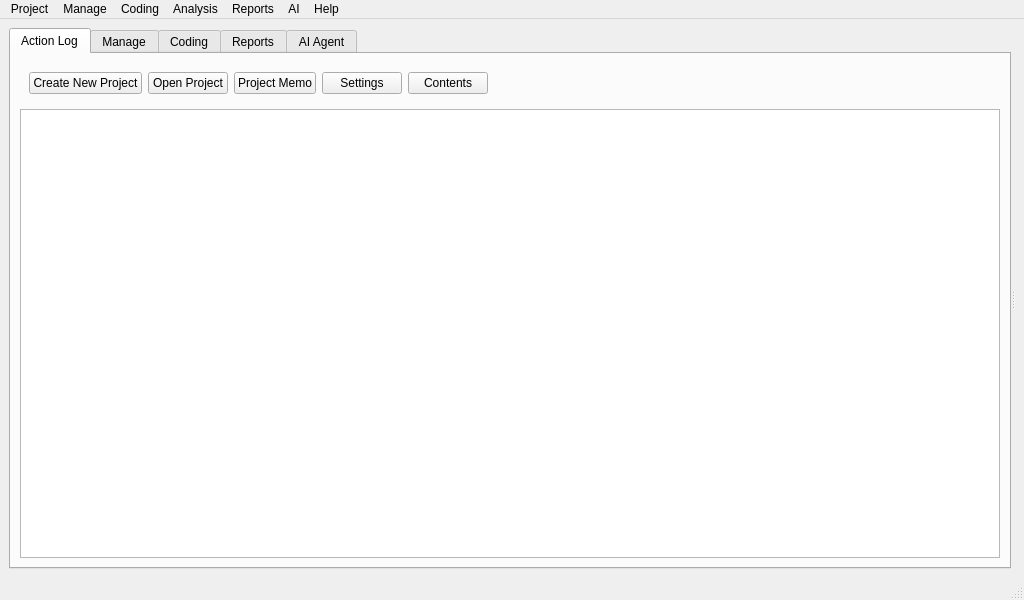
<?xml version="1.0" encoding="UTF-8"?>
<ui version="4.0">
 <class>MainWindow</class>
 <widget class="QMainWindow" name="MainWindow">
  <property name="geometry">
   <rect>
    <x>0</x>
    <y>0</y>
    <width>1024</width>
    <height>600</height>
   </rect>
  </property>
  <property name="windowTitle">
   <string>QualCoder</string>
  </property>
  <widget class="QWidget" name="centralwidget">
   <layout class="QHBoxLayout" name="horizontalLayout">
    <item>
     <widget class="QSplitter" name="splitter">
      <property name="frameShape">
       <enum>QFrame::Shape::NoFrame</enum>
      </property>
      <property name="orientation">
       <enum>Qt::Orientation::Horizontal</enum>
      </property>
      <property name="childrenCollapsible">
       <bool>false</bool>
      </property>
      <widget class="QTabWidget" name="tabWidget">
       <property name="tabPosition">
        <enum>QTabWidget::TabPosition::North</enum>
       </property>
       <property name="tabShape">
        <enum>QTabWidget::TabShape::Rounded</enum>
       </property>
       <property name="currentIndex">
        <number>0</number>
       </property>
       <widget class="QWidget" name="tab_action_log">
        <attribute name="title">
         <string>Action Log</string>
        </attribute>
        <layout class="QVBoxLayout" name="verticalLayout_action_log">
         <item>
          <widget class="QFrame" name="action_log_button_bar">
           <property name="frameShape">
            <enum>QFrame::Shape::NoFrame</enum>
           </property>
           <property name="frameShadow">
            <enum>QFrame::Shadow::Plain</enum>
           </property>
           <layout class="QHBoxLayout" name="horizontalLayout_action_log">
            <property name="contentsMargins">
             <rect>
              <x>0</x>
              <y>0</y>
              <width>0</width>
              <height>0</height>
             </rect>
            </property>
            <item>
             <widget class="QPushButton" name="pushButton_new_project">
              <property name="text">
               <string>Create New Project</string>
              </property>
             </widget>
            </item>
            <item>
             <widget class="QPushButton" name="pushButton_open_project">
              <property name="text">
               <string>Open Project</string>
              </property>
             </widget>
            </item>
            <item>
             <widget class="QPushButton" name="pushButton_project_memo">
              <property name="text">
               <string>Project Memo</string>
              </property>
             </widget>
            </item>
            <item>
             <widget class="QPushButton" name="pushButton_settings">
              <property name="text">
               <string>Settings</string>
              </property>
             </widget>
            </item>
            <item>
             <widget class="QPushButton" name="pushButton_help">
              <property name="text">
               <string>Contents</string>
              </property>
             </widget>
            </item>
            <item>
             <spacer name="horizontalSpacer_action_log">
              <property name="orientation">
               <enum>Qt::Orientation::Horizontal</enum>
              </property>
              <property name="sizeHint" stdset="0">
               <size>
                <width>40</width>
                <height>20</height>
               </size>
              </property>
             </spacer>
            </item>
           </layout>
          </widget>
         </item>
         <item>
          <widget class="QTextEdit" name="textEdit"/>
         </item>
        </layout>
       </widget>
       <widget class="QWidget" name="tab_manage">
        <attribute name="title">
         <string>Manage</string>
        </attribute>
        <widget class="QTextBrowser" name="textBrowser_manage">
         <property name="geometry">
          <rect>
           <x>10</x>
           <y>10</y>
           <width>780</width>
           <height>500</height>
          </rect>
         </property>
         <property name="plainText">
          <string>Select an option from the Manage menu</string>
         </property>
         <property name="openExternalLinks">
          <bool>true</bool>
         </property>
        </widget>
       </widget>
       <widget class="QWidget" name="tab_coding">
        <attribute name="title">
         <string>Coding</string>
        </attribute>
        <widget class="QTextBrowser" name="textBrowser_coding">
         <property name="geometry">
          <rect>
           <x>10</x>
           <y>10</y>
           <width>780</width>
           <height>500</height>
          </rect>
         </property>
         <property name="plainText">
          <string>Select an option from the coding menu</string>
         </property>
         <property name="openExternalLinks">
          <bool>true</bool>
         </property>
        </widget>
       </widget>
       <widget class="QWidget" name="tab_reports">
        <attribute name="title">
         <string>Reports</string>
        </attribute>
        <widget class="QTextBrowser" name="textBrowser_reports">
         <property name="geometry">
          <rect>
           <x>10</x>
           <y>10</y>
           <width>780</width>
           <height>500</height>
          </rect>
         </property>
         <property name="plainText">
          <string>Select an option from the Analysis or Reports menu</string>
         </property>
         <property name="openExternalLinks">
          <bool>true</bool>
         </property>
        </widget>
       </widget>
       <widget class="QWidget" name="tab_ai_agent">
        <attribute name="title">
         <string>AI Agent</string>
        </attribute>
       </widget>
      </widget>
      <widget class="QWidget" name="sidebar" native="true">
       <property name="sizePolicy">
        <sizepolicy hsizetype="Minimum" vsizetype="Preferred">
         <horstretch>0</horstretch>
         <verstretch>0</verstretch>
        </sizepolicy>
       </property>
       <property name="minimumSize">
        <size>
         <width>0</width>
         <height>0</height>
        </size>
       </property>
       <layout class="QHBoxLayout" name="horizontalLayout_2">
        <property name="spacing">
         <number>6</number>
        </property>
        <property name="leftMargin">
         <number>0</number>
        </property>
        <property name="topMargin">
         <number>0</number>
        </property>
        <property name="rightMargin">
         <number>0</number>
        </property>
        <property name="bottomMargin">
         <number>0</number>
        </property>
        <item>
         <widget class="QFrame" name="sidebar_frame">
          <property name="frameShape">
           <enum>QFrame::Shape::NoFrame</enum>
          </property>
          <property name="frameShadow">
           <enum>QFrame::Shadow::Plain</enum>
          </property>
          <layout class="QHBoxLayout" name="horizontalLayout_3">
           <property name="leftMargin">
            <number>0</number>
           </property>
           <property name="topMargin">
            <number>0</number>
           </property>
           <property name="rightMargin">
            <number>0</number>
           </property>
           <property name="bottomMargin">
            <number>0</number>
           </property>
          </layout>
         </widget>
        </item>
       </layout>
      </widget>
     </widget>
    </item>
   </layout>
  </widget>
  <widget class="QMenuBar" name="menubar">
   <property name="geometry">
    <rect>
     <x>0</x>
     <y>0</y>
     <width>1024</width>
     <height>33</height>
    </rect>
   </property>
   <widget class="QMenu" name="menuProject">
    <property name="title">
     <string>Project</string>
    </property>
    <widget class="QMenu" name="menuOpen_Recent_Project">
     <property name="title">
      <string>Open Recent Project</string>
     </property>
     <addaction name="actionNone"/>
    </widget>
    <widget class="QMenu" name="menuExport">
     <property name="title">
      <string>Export</string>
     </property>
     <addaction name="actionProject_Exchange_Export"/>
     <addaction name="actionREFI_Codebook_export"/>
     <addaction name="actionExport_codebook"/>
     <addaction name="actionExport_codebook_with_memos"/>
    </widget>
    <widget class="QMenu" name="menuImport">
     <property name="title">
      <string>Import</string>
     </property>
     <addaction name="actionREFI_Codebook_import"/>
     <addaction name="actionREFI_QDA_Project_import"/>
     <addaction name="actionTaguette_import"/>
     <addaction name="actionRQDA_Project_import"/>
     <addaction name="actionSonal_import"/>
     <addaction name="actionImport_plain_text_codes_list"/>
    </widget>
    <addaction name="actionCreate_New_Project"/>
    <addaction name="actionOpen_Project"/>
    <addaction name="menuOpen_Recent_Project"/>
    <addaction name="actionClose_Project"/>
    <addaction name="actionProject_Memo"/>
    <addaction name="actionSettings"/>
    <addaction name="actionProject_summary"/>
    <addaction name="separator"/>
    <addaction name="menuImport"/>
    <addaction name="menuExport"/>
    <addaction name="separator"/>
    <addaction name="actionExit"/>
   </widget>
   <widget class="QMenu" name="menuFiles_and_Cases">
    <property name="title">
     <string>Manage</string>
    </property>
    <addaction name="actionManage_files"/>
    <addaction name="actionManage_cases"/>
    <addaction name="actionManage_journals"/>
    <addaction name="actionManage_attributes"/>
    <addaction name="actionManage_references"/>
    <addaction name="actionManage_bad_links_to_files"/>
   </widget>
   <widget class="QMenu" name="menuCoding">
    <property name="title">
     <string>Coding</string>
    </property>
    <addaction name="actionCodes"/>
    <addaction name="actionCode_image"/>
    <addaction name="actionCode_audio_video"/>
    <addaction name="actionCode_pdf"/>
    <addaction name="actionAI_assisted_coding"/>
    <addaction name="actionCode_organiser"/>
    <addaction name="actionColour_scheme"/>
   </widget>
   <widget class="QMenu" name="menuReports">
    <property name="title">
     <string>Reports</string>
    </property>
    <addaction name="actionCoding_comparison"/>
    <addaction name="actionCoding_comparison_by_file"/>
    <addaction name="actionCode_comparison_table"/>
    <addaction name="actionCode_frequencies"/>
    <addaction name="actionFile_summary"/>
    <addaction name="actionCode_summary"/>
    <addaction name="actionCharts"/>
    <addaction name="actionSQL_statements"/>
    <addaction name="separator"/>
   </widget>
   <widget class="QMenu" name="menuHelp">
    <property name="title">
     <string>Help</string>
    </property>
    <addaction name="actionContents"/>
    <addaction name="actionAsk_the_AI_Agent"/>
    <addaction name="actionAbout"/>
    <addaction name="actionSpecial_functions"/>
    <addaction name="actionMenu_Key_Shortcuts"/>
   </widget>
   <widget class="QMenu" name="menuAI">
    <property name="title">
     <string>AI</string>
    </property>
    <addaction name="actionAI_Agent"/>
    <addaction name="actionAI_Agent_Sidebar"/>
    <addaction name="actionAI_Search_and_Coding"/>
    <addaction name="actionAI_Prompts"/>
    <addaction name="separator"/>
    <addaction name="actionCheck_project_AI_readiness"/>
    <addaction name="actionAI_Setup_wizard"/>
    <addaction name="actionAI_Configuration"/>
    <addaction name="actionAI_Rebuild_internal_memory"/>
   </widget>
   <widget class="QMenu" name="menuAnalysis">
    <property name="title">
     <string>Analysis</string>
    </property>
    <widget class="QMenu" name="menuAI_assisted_analysis">
     <property name="title">
      <string>AI assisted analysis</string>
     </property>
     <property name="toolTipsVisible">
      <bool>true</bool>
     </property>
     <addaction name="actionAI_topic_exploration"/>
     <addaction name="actionAI_text_analysis"/>
     <addaction name="actionAI_code_analysis"/>
    </widget>
    <addaction name="actionCoding_reports"/>
    <addaction name="actionCode_co_occurrence"/>
    <addaction name="actionCode_relations"/>
    <addaction name="actionCode_text_exact_matches"/>
    <addaction name="actionText_segments_by_codes"/>
    <addaction name="actionView_Graph"/>
    <addaction name="menuAI_assisted_analysis"/>
   </widget>
   <addaction name="menuProject"/>
   <addaction name="menuFiles_and_Cases"/>
   <addaction name="menuCoding"/>
   <addaction name="menuAnalysis"/>
   <addaction name="menuReports"/>
   <addaction name="menuAI"/>
   <addaction name="menuHelp"/>
  </widget>
  <widget class="QStatusBar" name="statusbar"/>
  <action name="actionCreate_New_Project">
   <property name="text">
    <string>Create New Project</string>
   </property>
  </action>
  <action name="actionOpen_Project">
   <property name="text">
    <string>Open Project</string>
   </property>
  </action>
  <action name="actionClose_Project">
   <property name="text">
    <string>Close Project</string>
   </property>
  </action>
  <action name="actionProject_Memo">
   <property name="text">
    <string>Project Memo</string>
   </property>
  </action>
  <action name="actionSettings">
   <property name="text">
    <string>Settings</string>
   </property>
  </action>
  <action name="actionExit">
   <property name="text">
    <string>Exit</string>
   </property>
  </action>
  <action name="actionManage_files">
   <property name="text">
    <string>Files</string>
   </property>
  </action>
  <action name="actionManage_cases">
   <property name="text">
    <string>Cases</string>
   </property>
  </action>
  <action name="actionFile_categories">
   <property name="text">
    <string>File categories</string>
   </property>
  </action>
  <action name="actionManage_journals">
   <property name="text">
    <string>Journals</string>
   </property>
  </action>
  <action name="actionCodes">
   <property name="text">
    <string>Code text</string>
   </property>
  </action>
  <action name="actionCategories">
   <property name="text">
    <string>Categories</string>
   </property>
  </action>
  <action name="actionCodebook">
   <property name="text">
    <string>Codebook</string>
   </property>
  </action>
  <action name="actionAssign_Attributes">
   <property name="text">
    <string>Assign Attributes</string>
   </property>
  </action>
  <action name="actionManage_Attributes">
   <property name="text">
    <string>Manage Attributes</string>
   </property>
  </action>
  <action name="actionImport_Attributes">
   <property name="text">
    <string>Import Attributes</string>
   </property>
  </action>
  <action name="actionCoding_reports">
   <property name="text">
    <string>Code retrieval</string>
   </property>
  </action>
  <action name="actionCoding_summary">
   <property name="text">
    <string>Coding summary</string>
   </property>
  </action>
  <action name="actionSQL_statements">
   <property name="text">
    <string>Database queries</string>
   </property>
  </action>
  <action name="actionContents">
   <property name="text">
    <string>Contents</string>
   </property>
  </action>
  <action name="actionAbout">
   <property name="text">
    <string>About</string>
   </property>
  </action>
  <action name="actionImport_survey">
   <property name="text">
    <string>Import survey</string>
   </property>
  </action>
  <action name="actionManage_attributes">
   <property name="text">
    <string>Attributes</string>
   </property>
  </action>
  <action name="actionFrequency_table">
   <property name="text">
    <string>Frequency table</string>
   </property>
  </action>
  <action name="actionCoding_comparison">
   <property name="text">
    <string>Coding comparison</string>
   </property>
  </action>
  <action name="actionText_mining">
   <property name="text">
    <string>Text mining</string>
   </property>
  </action>
  <action name="actionView_Graph">
   <property name="text">
    <string>Graph</string>
   </property>
  </action>
  <action name="actionExport_codebook">
   <property name="text">
    <string>Export codebook as ODT file</string>
   </property>
  </action>
  <action name="actionCode_image">
   <property name="text">
    <string>Code image</string>
   </property>
  </action>
  <action name="actionCode_frequencies">
   <property name="text">
    <string>Code frequencies</string>
   </property>
  </action>
  <action name="actionCoding_Matrix">
   <property name="text">
    <string>Coding Matrix</string>
   </property>
  </action>
  <action name="actionCode_audio_video">
   <property name="text">
    <string>Code audio/video</string>
   </property>
  </action>
  <action name="actionProject_Exchange_Export">
   <property name="text">
    <string>REFI-QDA Project export</string>
   </property>
   <property name="toolTip">
    <string>REFI-QDA Project export</string>
   </property>
  </action>
  <action name="actionREFI_Codebook_export">
   <property name="text">
    <string>REFI-QDA Codebook export</string>
   </property>
  </action>
  <action name="actionREFI_Codebook_import">
   <property name="text">
    <string>REFI-QDA Codebook import</string>
   </property>
  </action>
  <action name="actionREFI_QDA_Project_import">
   <property name="text">
    <string>REFI-QDA Project import</string>
   </property>
  </action>
  <action name="actionRQDA_Project_import">
   <property name="text">
    <string>RQDA Project import</string>
   </property>
  </action>
  <action name="actionProject_summary">
   <property name="text">
    <string>Project summary</string>
   </property>
  </action>
  <action name="actionNone">
   <property name="text">
    <string>None</string>
   </property>
  </action>
  <action name="actionCode_relations">
   <property name="text">
    <string>Code relations</string>
   </property>
  </action>
  <action name="actionExport_coded_text_as_html">
   <property name="text">
    <string>Export coded text as html</string>
   </property>
  </action>
  <action name="actionManage_bad_links_to_files">
   <property name="enabled">
    <bool>false</bool>
   </property>
   <property name="text">
    <string>Bad links to files</string>
   </property>
  </action>
  <action name="actionSpecial_functions">
   <property name="text">
    <string>Special functions</string>
   </property>
  </action>
  <action name="actionFile_summary">
   <property name="text">
    <string>File summary</string>
   </property>
  </action>
  <action name="actionCode_summary">
   <property name="text">
    <string>Code summary</string>
   </property>
  </action>
  <action name="actionCoding_comparison_by_file">
   <property name="text">
    <string>Coding comparison by file</string>
   </property>
  </action>
  <action name="actionCode_by_case">
   <property name="text">
    <string>Code by case</string>
   </property>
  </action>
  <action name="actionCharts">
   <property name="text">
    <string>Charts</string>
   </property>
  </action>
  <action name="actionExport_codebook_with_memos">
   <property name="text">
    <string>Export codebook with memos as ODT file</string>
   </property>
  </action>
  <action name="actionImport_references_RIS_format">
   <property name="text">
    <string>Import references RIS format</string>
   </property>
  </action>
  <action name="actionManage_references">
   <property name="text">
    <string>References</string>
   </property>
  </action>
  <action name="actionColour_scheme">
   <property name="text">
    <string>Colour scheme</string>
   </property>
  </action>
  <action name="actionImport_plain_text_codes_list">
   <property name="text">
    <string>Import plain text codes list</string>
   </property>
  </action>
  <action name="actionImport_survey_2">
   <property name="text">
    <string>Import survey</string>
   </property>
  </action>
  <action name="actionMenu_Key_Shortcuts">
   <property name="text">
    <string>Key Shortcuts</string>
   </property>
  </action>
  <action name="actionImport_twitter_data">
   <property name="text">
    <string>Import twitter data</string>
   </property>
  </action>
  <action name="actionCode_pdf">
   <property name="text">
    <string>Code pdf</string>
   </property>
  </action>
  <action name="actionCode_text_exact_matches">
   <property name="text">
    <string>Code text exact matches</string>
   </property>
  </action>
  <action name="actionAI_Setup_wizard">
   <property name="text">
    <string>Setup wizard</string>
   </property>
   <property name="menuRole">
    <enum>QAction::MenuRole::NoRole</enum>
   </property>
  </action>
  <action name="actionAI_Rebuild_internal_memory">
   <property name="text">
    <string>Rebuild internal memory</string>
   </property>
  </action>
  <action name="actionAI_Edit_Project_Memo">
   <property name="text">
    <string>Project Memo</string>
   </property>
  </action>
  <action name="actionAI_Agent">
   <property name="text">
    <string>AI Agent chat</string>
   </property>
  </action>
  <action name="actionAI_Search_and_Coding">
   <property name="text">
    <string>AI assisted coding</string>
   </property>
  </action>
  <action name="actionAI_Configuration">
   <property name="text">
    <string>Settings</string>
   </property>
   <property name="toolTip">
    <string>AI related Settings</string>
   </property>
   <property name="menuRole">
    <enum>QAction::MenuRole::NoRole</enum>
   </property>
  </action>
  <action name="actionAI_Prompts">
   <property name="text">
    <string>Prompt library</string>
   </property>
   <property name="toolTip">
    <string>Edit AI prompts that can be used in various stages of the analysis</string>
   </property>
  </action>
  <action name="actionCode_organiser">
   <property name="text">
    <string>Code organiser</string>
   </property>
  </action>
  <action name="actionText_segments_by_codes">
   <property name="text">
    <string>Codes by text segments</string>
   </property>
  </action>
  <action name="actionAI_assisted_coding">
   <property name="text">
    <string>AI assisted coding</string>
   </property>
  </action>
  <action name="actionCode_co_occurrence">
   <property name="text">
    <string>Code co-occurrence</string>
   </property>
  </action>
  <action name="actionCode_comparison_table">
   <property name="text">
    <string>Code counts by file/case</string>
   </property>
  </action>
  <action name="actionTaguette_import">
   <property name="text">
    <string>Taguette import</string>
   </property>
  </action>
  <action name="actionSonal_import">
   <property name="text">
    <string>Sonal import</string>
   </property>
  </action>
  <action name="actionAI_Agent_Sidebar">
   <property name="checkable">
    <bool>true</bool>
   </property>
   <property name="text">
    <string>Agent sidebar view</string>
   </property>
   <property name="toolTip">
    <string>Show the AI agent conversation in a sidebar next to other workspaces</string>
   </property>
  </action>
  <action name="actionAsk_the_AI_Agent">
   <property name="text">
    <string>Ask the AI Agent</string>
   </property>
  </action>
  <action name="actionAI_topic_exploration">
   <property name="text">
    <string>AI topic exploration</string>
   </property>
   <property name="toolTip">
    <string>Explore a free-search topic together with the AI agent.</string>
   </property>
  </action>
  <action name="actionAI_text_analysis">
   <property name="text">
    <string>AI text analysis</string>
   </property>
   <property name="toolTip">
    <string>Analyse a piece of text from your empirical data together with the AI.</string>
   </property>
  </action>
  <action name="actionAI_code_analysis">
   <property name="text">
    <string>AI code analysis</string>
   </property>
   <property name="toolTip">
    <string>Analyze the data collected under a certain code together with the AI agent.</string>
   </property>
  </action>
  <action name="actionCheck_project_AI_readiness">
   <property name="text">
    <string>Check project AI readiness</string>
   </property>
   <property name="toolTip">
    <string>Checks whether the current QualCoder project is well prepared for working with the AI agent and produces a report</string>
   </property>
  </action>
 </widget>
 <resources/>
 <connections/>
</ui>
